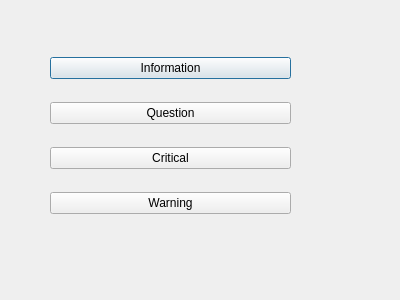
<?xml version="1.0" encoding="UTF-8"?>
<ui version="4.0">
 <class>Dialog</class>
 <widget class="QDialog" name="Dialog">
  <property name="geometry">
   <rect>
    <x>0</x>
    <y>0</y>
    <width>400</width>
    <height>300</height>
   </rect>
  </property>
  <property name="windowTitle">
   <string>Dialog</string>
  </property>
  <widget class="QWidget" name="">
   <property name="geometry">
    <rect>
     <x>50</x>
     <y>40</y>
     <width>241</width>
     <height>191</height>
    </rect>
   </property>
   <layout class="QVBoxLayout" name="verticalLayout">
    <item>
     <widget class="QPushButton" name="pushButton">
      <property name="text">
       <string>Information</string>
      </property>
     </widget>
    </item>
    <item>
     <widget class="QPushButton" name="pushButton_2">
      <property name="text">
       <string>Question</string>
      </property>
     </widget>
    </item>
    <item>
     <widget class="QPushButton" name="pushButton_3">
      <property name="text">
       <string>Critical</string>
      </property>
     </widget>
    </item>
    <item>
     <widget class="QPushButton" name="pushButton_4">
      <property name="text">
       <string>Warning</string>
      </property>
     </widget>
    </item>
   </layout>
  </widget>
 </widget>
 <resources/>
 <connections/>
</ui>
